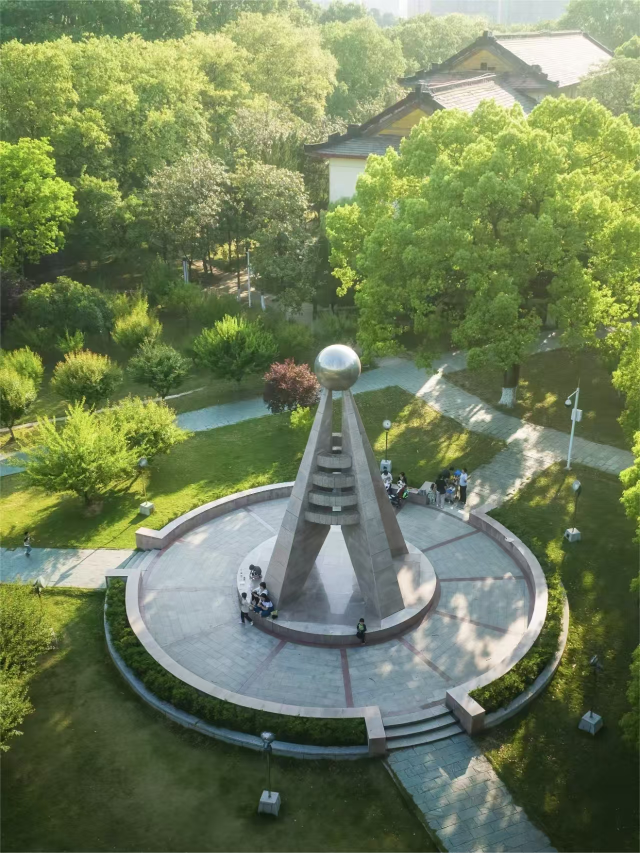
#> input picture photo/夏天的建筑和树林的合照.jpg, 1280 x 1706 px (shown at 1/2 size)
$ python image_matcher.py '../photo/夏天的建筑和树林的合照.jpg' '../photo/夏天的树荫大道.jpg'
#> lines starting #> are read from the running program, lines starting #| are printed output that depends on the picture
"""
图像相似度匹配服务
使用感知哈希(pHash)和直方图比较算法
"""
import os
from PIL import Image
import hashlib
import io

# 图像缓存
_image_hash_cache = {}


def dhash(image, hash_size=8):
    """
    差值哈希算法(dHash)
    比较相邻像素的亮度差异，生成哈希值
    """
    # 转为灰度图并缩放
    image = image.convert('L').resize((hash_size + 1, hash_size), Image.Resampling.LANCZOS)
    pixels = list(image.getdata())

    # 计算差值
    diff = []
    for row in range(hash_size):
        for col in range(hash_size):
            left = pixels[row * (hash_size + 1) + col]
            right = pixels[row * (hash_size + 1) + col + 1]
            diff.append(1 if left > right else 0)

    # 转为16进制哈希
    hash_value = 0
    for bit in diff:
        hash_value = (hash_value << 1) | bit
    return hash_value


def phash(image, hash_size=8, highfreq_factor=4):
    """
    感知哈希算法(pHash)
    使用DCT变换，对图像内容变化更鲁棒
    """
    import_size = hash_size * highfreq_factor
    image = image.convert('L').resize((import_size, import_size), Image.Resampling.LANCZOS)
    pixels = list(image.getdata())

    # 简化版：使用均值代替DCT
    # 将图像分块，计算每块均值
    block_size = highfreq_factor
    blocks = []

    for by in range(hash_size):
        for bx in range(hash_size):
            block_sum = 0
            for y in range(block_size):
                for x in range(block_size):
                    idx = (by * block_size + y) * import_size + (bx * block_size + x)
                    block_sum += pixels[idx]
            blocks.append(block_sum / (block_size * block_size))

    # 计算均值
    avg = sum(blocks) / len(blocks)

    # 生成哈希
    hash_value = 0
    for block in blocks:
        hash_value = (hash_value << 1) | (1 if block > avg else 0)

    return hash_value


def average_hash(image, hash_size=8):
    """
    均值哈希算法(aHash)
    最简单快速的哈希算法
    """
    image = image.convert('L').resize((hash_size, hash_size), Image.Resampling.LANCZOS)
    pixels = list(image.getdata())
    avg = sum(pixels) / len(pixels)

    hash_value = 0
    for pixel in pixels:
        hash_value = (hash_value << 1) | (1 if pixel > avg else 0)

    return hash_value


def hamming_distance(hash1, hash2):
    """
    计算汉明距离
    两个哈希值不同位的数量
    """
    x = hash1 ^ hash2
    count = 0
    while x:
        count += 1
        x &= x - 1
    return count


def calculate_similarity(hash1, hash2, hash_size=8):
    """
    计算相似度 (0-1之间，1表示完全相同)
    """
    max_distance = hash_size * hash_size
    distance = hamming_distance(hash1, hash2)
    return 1 - (distance / max_distance)


def get_image_hash(image_path, algorithm='phash'):
    """
    获取图像哈希值（带缓存）

    Args:
        image_path: 图像路径
        algorithm: 算法类型 ('phash', 'dhash', 'ahash')

    Returns:
        哈希值
    """
    cache_key = f"{image_path}_{algorithm}"

    if cache_key in _image_hash_cache:
        return _image_hash_cache[cache_key]

    try:
        with Image.open(image_path) as img:
            if algorithm == 'phash':
                hash_value = phash(img)
            elif algorithm == 'dhash':
                hash_value = dhash(img)
            else:
                hash_value = average_hash(img)

        _image_hash_cache[cache_key] = hash_value
        return hash_value
    except Exception as e:
        print(f"[Error] Failed to hash image {image_path}: {e}")
        return None


# [15 lines left out: function get_image_hash_from_bytes, not called in this run]


def compare_images(image1_path, image2_path, algorithm='phash'):
    """
    比较两张图片的相似度

    Returns:
        相似度 (0-1之间)
    """
    hash1 = get_image_hash(image1_path, algorithm)
    hash2 = get_image_hash(image2_path, algorithm)

    if hash1 is None or hash2 is None:
        return 0.0

    return calculate_similarity(hash1, hash2)


# [93 lines left out: functions find_similar_images, find_similar_from_bytes, clear_cache, preload_image_hashes, not called in this run]


# 测试代码
if __name__ == '__main__':
    import sys

    if len(sys.argv) >= 3:
        img1, img2 = sys.argv[1], sys.argv[2]

        print(f"Comparing: {img1} vs {img2}")
        print(f"pHash similarity: {compare_images(img1, img2, 'phash'):.2%}")
#> in get_image_hash, img is the input picture: PIL image 1280x1706 RGB; mean R, G, B 111.8, 125.7, 89.1
#> in phash, `image = image.convert('L').resize((import_size, import_size), Image.Re..`:
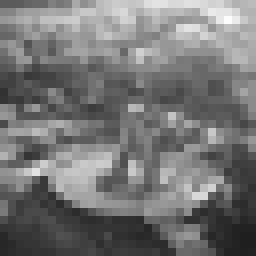
#> image: PIL image 32x32 L (shown 8 times larger); min 31, max 251, mean 117.3
#> in phash, `pixels = list(image.getdata())`: pixels = 1024 values, max 251 at index 92, min 31 at index 958, mean 117.3
#> after the loop in phash, `for by in range(hash_size):`: blocks = 64 values, max 198.4 at index 6, min 33.94 at index 63, mean 117.3
#> in phash, `avg = sum(blocks) / len(blocks)`: avg = 117.3
#> the loop in phash, `for block in blocks:` made 64 passes
#> (block, hash_value) on passes 1 to 12: (133.1, 1), (154, 3), (173.3, 7), (188.3, 15), (183.9, 31), (185.2, 63), (198.4, 127), (195.1, 255), (125.1, 511), (121.6, 1023), (145.8, 2047), (149.8, 4095)
#> after the loop in phash, `for block in blocks:`: hash_value = 18446463702321202176
#> call 2 of get_image_hash, with image_path = '../photo/夏天的树荫大道.jpg', algorithm = 'phash'
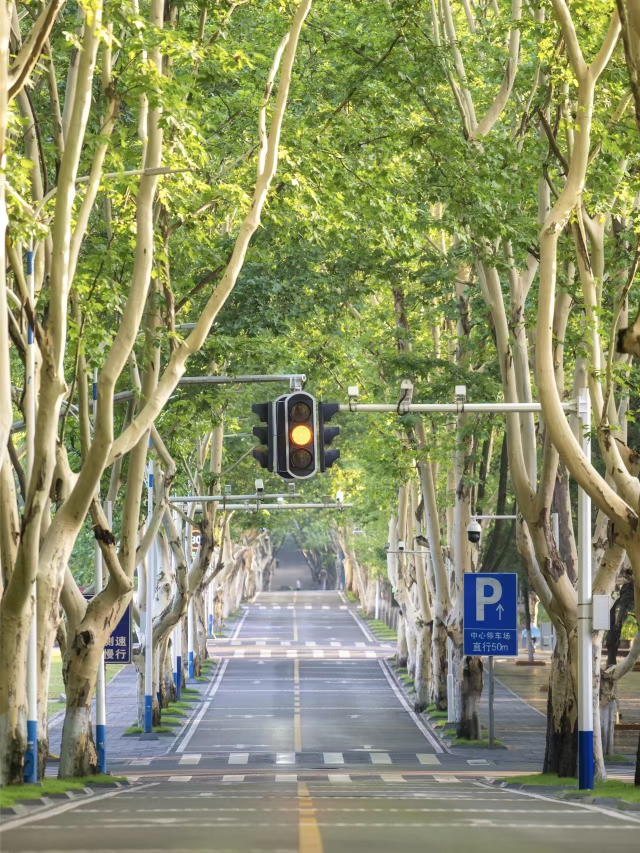
#> input picture photo/夏天的树荫大道.jpg, 1280 x 1706 px (shown at 1/2 size)
#> in get_image_hash, img is the input picture: PIL image 1280x1706 RGB; mean R, G, B 140.4, 144.8, 106.2
#> call 2 of phash, with hash_size = 8, highfreq_factor = 4
#> in phash (call 2), `image = image.convert('L').resize((import_size, import_size), Image.Re..`:
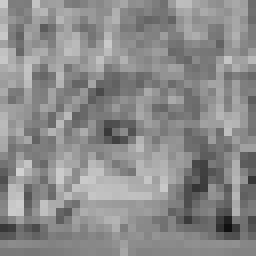
#> image: PIL image 32x32 L (shown 8 times larger); min 16, max 209, mean 139
#> in phash (call 2), `pixels = list(image.getdata())`: pixels = 1024 values, max 209 at index 674, min 16 at index 924, mean 139
#> after the loop in phash (call 2), `for by in range(hash_size):`: blocks = 64 values, max 171.3 at index 42, min 90.19 at index 46, mean 139
#> in phash (call 2), `avg = sum(blocks) / len(blocks)`: avg = 139
#> the loop in phash (call 2), `for block in blocks:` made 64 passes
#> (block, hash_value) on passes 1 to 12: (144.1, 1), (154.1, 3), (142.6, 7), (149.9, 15), (123.8, 30), (145.1, 61), (148.8, 123), (146.7, 247), (154.1, 495), (152.3, 991), (160.1, 1983), (162.5, 3967)
#> after the loop in phash (call 2), `for block in blocks:`: hash_value = 17866204733169793048
#> in hamming_distance, `x = hash1 ^ hash2`: x = 580546036578319384
#> the loop in hamming_distance, `while x:` made 25 passes
#> x on passes 1 to 12: 580546036578319376, 580546036578319360, 580546036578318336, 580546036578316288, 580546036578312192, 580546036578304000, 580546036578287616, 580546036578254848, 580546036578123776, 580546036544569344, 580546036477460480, 580546036343242752
#> after the loop in hamming_distance, `while x:`: count = 25; x = 0
#> in calculate_similarity, `distance = hamming_distance(hash1, hash2)`: distance = 25
        print(f"dHash similarity: {compare_images(img1, img2, 'dhash'):.2%}")
#> in dhash, `pixels = list(image.getdata())`: pixels = 72 values, max 208 at index 7, min 30 at index 71, mean 117.2
#> after the loop in dhash, `for row in range(hash_size):`: diff = 64 values, max 1 at index 4, min 0 at index 0, mean 0.438
#> the loop in dhash, `for bit in diff:` made 64 passes
#> (bit, hash_value) on passes 2 to 13: (0, 0), (0, 0), (0, 0), (1, 1), (0, 2), (0, 4), (1, 9), (1, 19), (0, 38), (0, 76), (0, 152), (0, 304)
#> hash_value on pass 1: 0
#> after the loop in dhash, `for bit in diff:`: hash_value = 684551982642598771
#> the loop in dhash (call 2), `for bit in diff:` made 64 passes
#> (bit, hash_value) on passes 2 to 13: (0, 0), (1, 1), (1, 3), (1, 7), (0, 14), (1, 29), (1, 59), (1, 119), (0, 238), (0, 476), (1, 953), (1, 1907)
#> the loop in hamming_distance (call 2), `while x:` made 29 passes
#> x on passes 1 to 12: 3611025447173033840, 3611025447173033824, 3611025447173033792, 3611025447173033728, 3611025447173033472, 3611025447173032960, 3611025447173031936, 3611025447173029888, 3611025447172964352, 3611025447172702208, 3611025447170605056, 3611025447162216448
        print(f"aHash similarity: {compare_images(img1, img2, 'ahash'):.2%}")
#> in average_hash, `pixels = list(image.getdata())`: pixels = 64 values, max 205 at index 6, min 28 at index 63, mean 117.2
#> in average_hash, `avg = sum(pixels) / len(pixels)`: avg = 117.2
#> the loop in average_hash, `for pixel in pixels:` made 64 passes
#> (pixel, hash_value) on passes 1 to 12: (135, 1), (160, 3), (176, 7), (189, 15), (179, 31), (184, 63), (205, 127), (198, 255), (128, 511), (124, 1023), (147, 2047), (150, 4095)
#> hash_value on pass 56: 72056498837454340
#> after the loop in average_hash, `for pixel in pixels:`: hash_value = 18446463702388311040
#> the loop in average_hash (call 2), `for pixel in pixels:` made 64 passes
#> (pixel, hash_value) on passes 1 to 12: (142, 1), (149, 3), (144, 7), (148, 15), (121, 30), (143, 61), (157, 123), (144, 247), (153, 495), (150, 991), (162, 1983), (158, 3967)
    else:
        print("Usage: python image_matcher.py <image1> <image2>")
